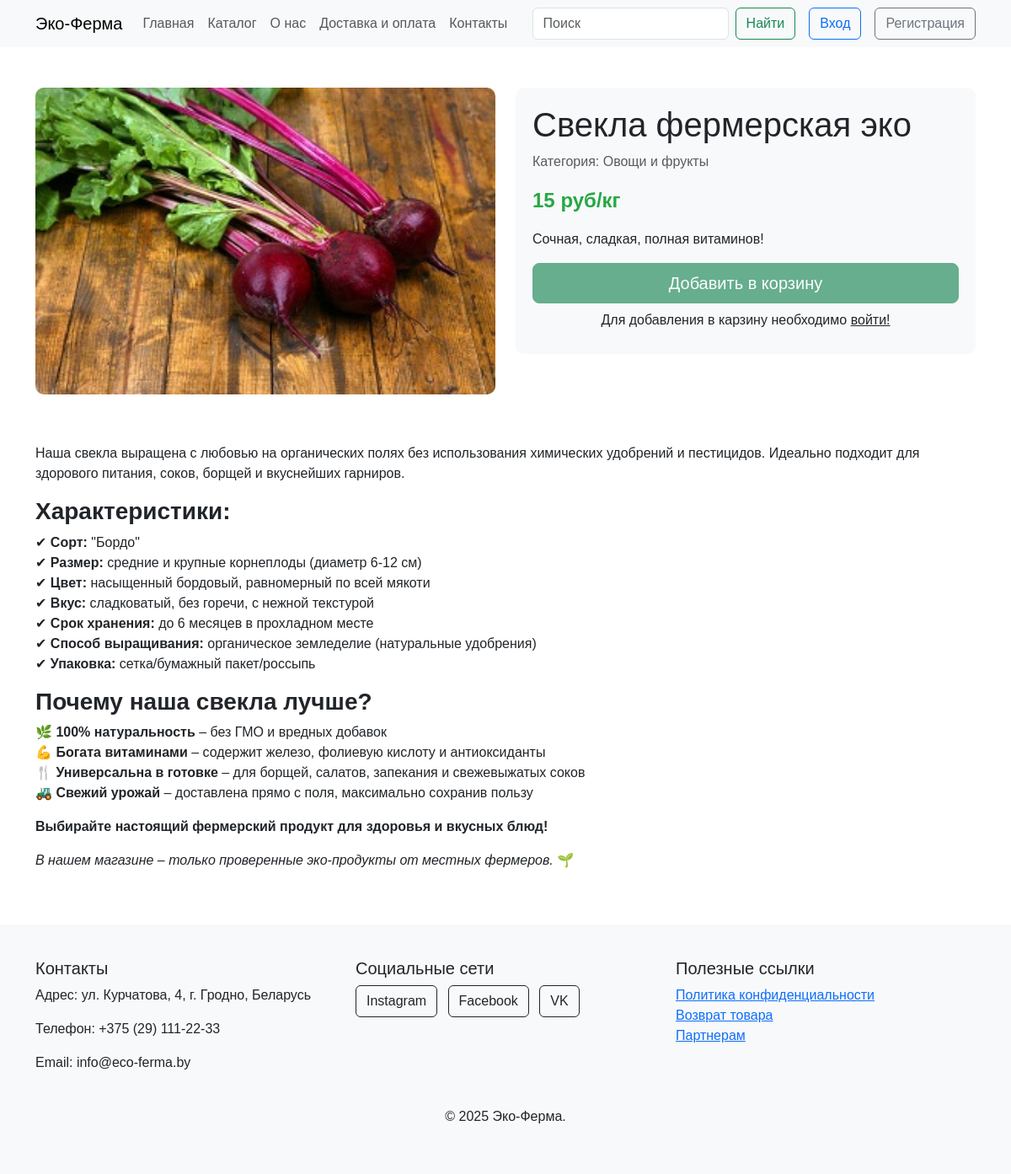
The page /product/8 on the database its author committed.
### app.py (models this page shows, shortened)
class Products(db.Model):
    id = db.Column(db.Integer,primary_key=True)
    title = db.Column(db.String(100))
    subText = db.Column(db.Text)
    text = db.Column(db.Text)
    image_name = db.Column(db.String(100))
    category = db.Column(db.String(100))
    price = db.Column(db.Integer)
    orders = db.relationship('Orders', backref='product', lazy=True)

### app.py (the view, shortened to what this page needs)
@app.route('/product/<int:id>', methods=['GET', 'POST'])
def product(id):
    product = Products.query.get(id)
    return render_template("product.html",product=product)

### app.py (called while the page is built, shortened)
@app.context_processor
def inject_order_count():
    order_count = 0
    return dict(order_count=order_count)

@app.context_processor
def inject_user():
    def get_user_name():
        if 'name' in session:
            return Users.query.filter_by(email=session['name']).first()
    return dict(active_user=get_user_name())

### templates/product.html (shortened to what this page needs)
{% extends 'base.html' %}
{% block main %}
  <div class="container my-5">
    <div class="row">
      <div class="col-md-6">
        <div class="product-images">
          <img src="../static/img/upload/{{product.image_name}}" alt="{{product.title}}" class="main-image">
        </div>
      </div>
      <div class="col-md-6">
        <div class="product-info">
          <h1>{{product.title}}</h1>
          <p class="text-muted">Категория: {{product.category}}</p>
          <p class="price">{{product.price}} {%if not product.title=="Свежее молоко"%}руб/кг{%else%}руб/л {%endif%}</p>
          <p>{{product.subText}}</p>
          {%if 'name' in session %}
          <form method="post" action="{{url_for('add_to_cart', id_user=active_user.id, id_product=product.id)}}">
            <div class="mb-3">
              <label for="quantity" class="form-label">Количество</label>
              <input type="number" name="count_products" class="form-control quantity" id="quantity" value="1" min="1">
            </div>
            <button type="submit" class="btn btn-success btn-lg w-100">Добавить в корзину</button>
            {%else%}
            <button type="submit" class="btn btn-success btn-lg w-100" disabled>Добавить в корзину</button>
            <p class="text-center my-2">Для добавления в карзину необходимо <a href="/login" class="link-dark">войти!</a> </p>
            {%endif%}
        </div>
      </div>
    </div>
    <div class="row mt-5">
      <div class="col">
        {% autoescape false %} {{product.text}} {% endautoescape %}
      </div>
    </div>
  </div>
  {% endblock %}

### static/css/style.css (style rules this page uses)
body { font-family: Arial, sans-serif; }
html, body { height: 100%; margin: 0; display: flex; flex-direction: column; }
.product-images img { width: 100%; height: auto; border-radius: 10px; margin-bottom: 10px; }
.product-info { background-color: #f8f9fa; padding: 20px; border-radius: 10px; }
.product-info h1 { font-size: 2.5rem; }
.product-info .price { font-size: 1.5rem; color: #28a745; font-weight: bold; }
html, body { height: 100%; }
body { display: flex; flex-direction: column; min-height: 100vh; }

### rows shown on the page
Products: image_name (picture), title "Свекла фермерская эко", category "Овощи и фрукты", price "15", subText "Сочная, сладкая, полная витаминов!", text "Наша свекла выращена с любовью на органических полях без использования химических удобрений и пестицидов. Идеально подходит для здорового питания, соков, борщей и вкуснейших гарниров. Характеристики: ✔ Сорт: \"Бордо\" ✔ Размер: средние и крупные корнеплоды (диаметр 6-12 см) ✔ Цвет: насыщенный бордовый, равномерный по всей мякоти ✔ Вкус: сладковатый, без горечи, с нежной текстурой ✔ Срок хранения: до 6 месяцев в прохладном месте ✔ Способ выращивания: органическое земледелие (натуральные удобрения) ✔ Упаковка: сетка/бумажный пакет/россыпь Почему наша свекла лучше? 🌿 100% натуральность – без ГМО и вредных добавок 💪 Богата витаминами – содержит железо, фолиевую кислоту и антиоксиданты 🍴…"
